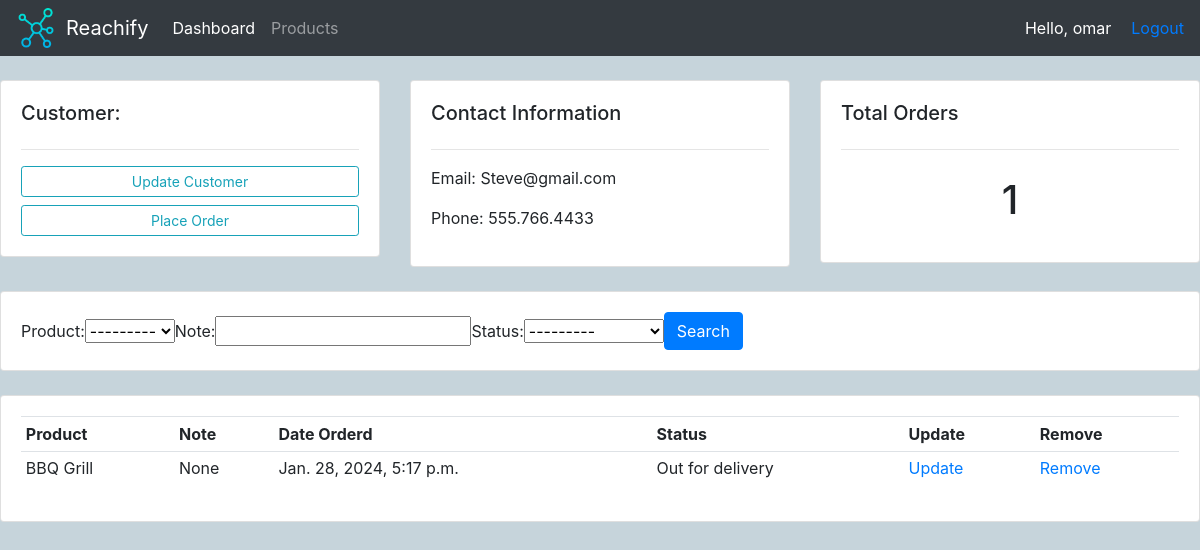
The app's page /customer/1/ (signed in) with its own data.
### accounts/models.py (models this page shows, shortened)
class Customer(models.Model):
    user = models.OneToOneField(User, null=True, on_delete=models.CASCADE)
    name = models.CharField(max_length=200, null=True)
    phone = models.CharField(max_length=200, null=True)
    email = models.CharField(max_length=200, null=True)
    profile_pic = models.ImageField(default='defaultProfile.png',null=True, blank=True)
    data_created = models.DateTimeField(auto_now_add=True, null=True) # Allows us to create the date and time when an instance of this class is created in the database.

class Order(models.Model):
    STATUS = (
        ('Pending', 'Pending'),
        ('Out for delivery', 'Out for delivery'),
        ('Delivered','Delivered')
    )
    customer = models.ForeignKey(Customer, null = True, on_delete=models.CASCADE) # One-to-many to product
    product = models.ForeignKey(Product, null = True, on_delete=models.CASCADE)
    data_created = models.DateTimeField(auto_now_add=True, null=True)
    status = models.CharField(max_length=200, null=True, choices = STATUS)
    note = models.CharField(max_length=1000, null=True)

class Product(models.Model):
    CATEGORY = (
        ('Indoor', 'Indoor'),
        ('Outdoor', 'Outdoor'),
    )
    name = models.CharField(max_length=200, null=True)
    price = models.FloatField(null=True)
    category = models.CharField(max_length=200, null=True, choices = CATEGORY)
    description = models.CharField(max_length=200, null=True)
    data_created = models.DateTimeField(auto_now_add=True, null=True)
    tags = models.ManyToManyField(Tag)
    def __str__(self):
        return self.name

### accounts/decorators.py (the view)
        def wrapper_func(request, *args, **kwargs):
            group = None
            if request.user.groups.exists():
                group = request.user.groups.all()[0].name
            if group in allowed_roles:
                return view_func(request, *args, **kwargs)
            else:
                return HttpResponse('You are not authorized to view this page')

### accounts/views.py (called while the page is built)
@login_required(login_url='login')
@allowed_users(allowed_roles=['admin'])
def customer(request, pk):
    customer = Customer.objects.get(id=pk)
    orders = customer.order_set.all()
    customer_orders_count = orders.count()
    myFilter = OrderFilter(request.GET, queryset=orders)
    orders = myFilter.qs
    context = {'customer':customer, 'orders':orders, 'customer_orders_count':customer_orders_count, 'myFilter':myFilter}
    return render(request,'customer.html', context)

### accounts/templates/customer.html
{% extends "main.html" %}
{% block content%}
{% include "navbar.html" %}
<br>
<div class="row">
    <div class="col-md">
        <div class="card card-body">
            <h5>Customer:</h5>
            <hr>
            <a class="btn btn-outline-info  btn-sm btn-block" href="">Update Customer</a>
            <a class="btn btn-outline-info  btn-sm btn-block" href="{% url 'create_order' customer.id %}">Place Order</a>
        </div>
    </div>
    <div class="col-md">
        <div class="card card-body">
            <h5>Contact Information</h5>
            <hr>
            <p>Email: {{customer.email}} </p>
            <p>Phone: {{customer.phone}} </p>
        </div>
    </div>
    <div class="col-md">
        <div class="card card-body">
            <h5>Total Orders</h5>
            <hr>
            <h1 style="text-align: center;padding: 10px">{{customer_orders_count}}</h1>
        </div>
    </div>
</div>
<br>
<div class="row">
    <div class="col">
        <div class="card card-body">
            <form method="get" class="form-inline">
                <div class="form-group">
                  Product:  {{ myFilter.form.product }}
                </div>
                <div class="form-group">
                  Note: {{ myFilter.form.note }}
                </div>
                <div class="form-group">
                  Status:  {{ myFilter.form.status }}
                </div>
                <button class="btn btn-primary" type="submit">Search</button>
            </form>
        </div>
    </div>
</div>
<br>
<div class="row">
    <div class="col-md">
        <div class="card card-body">
            <table class="table table-sm">
                <tr>
                    <th>Product</th>
                    <th>Note</th>
                    <th>Date Orderd</th>
                    <th>Status</th>
                    <th>Update</th>
                    <th>Remove</th>
                </tr>
                {% for order in orders %}
                    <tr>
                        <td>{{order.product}}</td>
                        <td>{{order.note}}</td>
                        <td>{{order.product.data_created}}</td>
                        <td>{{order.status}}</td>
                        <td><a href ="{% url 'update_order' order.id %}">Update</a></td>
                        <td><a href ="{% url 'delete_order' order.id %}">Remove</a></td>
                    </tr>
                {%endfor%}
            </table>
        </div>
    </div>
</div>
{%endblock%}

### accounts/templates/navbar.html (shortened to what this page needs)
{% load static %}
<nav class="navbar navbar-expand-lg navbar-dark bg-dark">
    <img style="padding-right: 10px;" src="{% static 'imgs/network.png' %}" width="30" height="30" class="d-inline-block align-top" alt="">
    <a class="navbar-brand" href="{% url 'home' %}">Reachify</a>
    <div class="collapse navbar-collapse ml-auto " id="navbarNav">
      <ul class="navbar-nav dropdown-menu-right">
        {% if request.user.is_staff %}
          <li class="nav-item active">
            <a class="nav-link" href="{% url 'home' %}">Dashboard</a>
          </li>
          <li class="nav-item">
            <a class="nav-link" href="{% url 'products' %}">Products</a>
          </li>
        {% else %}
        <li class="nav-item">
          <a class="nav-link" href="{% url 'account_settings' %}">Settings</a>
        </li>
        {% endif %}
      </ul>
    </div>
    <span style="color: white; margin-right: 10px;">Hello, {{request.user}}</span>
    <span style="margin-left: 10px;"><a href="{% url 'logout' %}">Logout</a></span>
  </nav>

### static/css/main.css (style rules this page uses)
body { background-color:rgb(198, 212, 219) ; }
img { height: 40px; width: auto; }

### records on screen
Customer: email "Steve@gmail.com", phone "555.766.4433"
Order: product "BBQ Grill", note "None", product.data_created "Jan. 28, 2024, 5:17 p.m.", status "Out for delivery"

### other values on screen
{{ request.user }} "omar"
{{ customer_orders_count }} "1"
